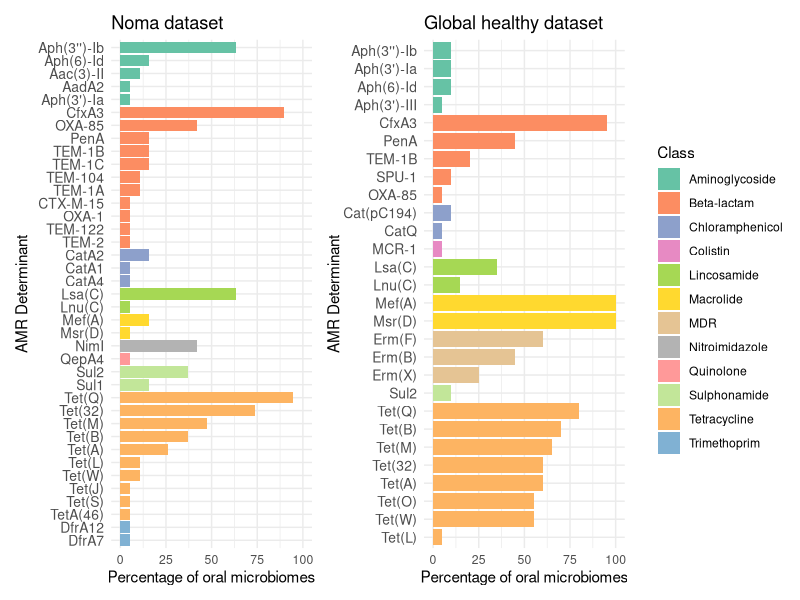
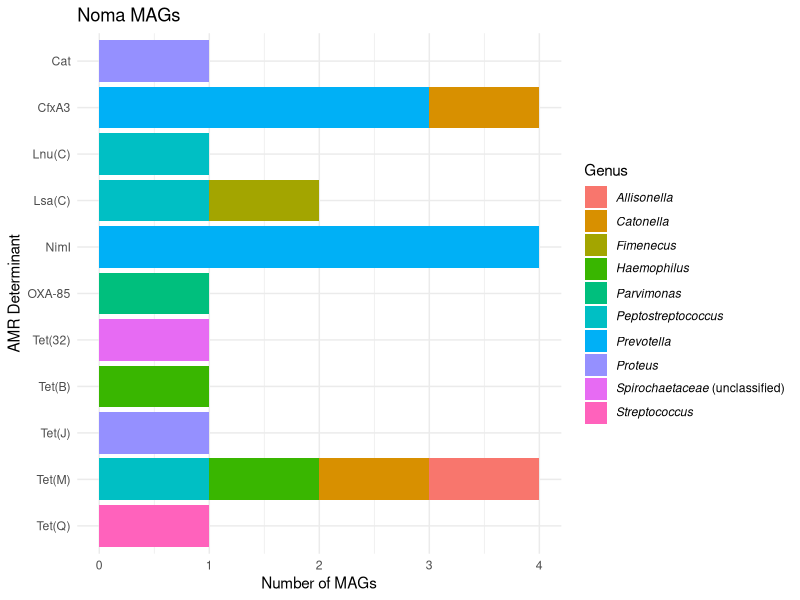

These figures' R source, in order:
# Noma Metagenomics: AMR - Figure 5
# By: Angus M. O'Ferrall
# Shotgun metagenomic analysis of the oral microbiomes of children with noma reveals a novel disease-associated organism
# Michael Olaleye, Angus M O’Ferrall, Richard N Goodman, Deogracia W Kabila, Miriam Peters, Gregoire Falq, Joseph Samuel, Donal Doyle, Diana Gomez, Gbemisola Oloruntuyi, Shafiu Isah, Adeniyi S Adetunji, Elise N Farley, Nicholas J Evans, Mark Sherlock, Adam P Roberts, Mohana Amirtharajah, Stuart Ainsworth

# Load packages
library(tidyverse)
library(ggplot2)
library(patchwork)
library(cowplot)

## Prepare the antibiotic class data Define the colour palette for antibiotic classes in plots

# Define the AMR classes and their associated genes
aminoglycoside = "Aac|Aad|Aph"
beta_lactam = "Cfx|CTX|OXA|Pen|SPU|TEM"
chloramphenicol = "Cat"
colistin = "MCR"
lincosamide = "Lnu|Lsa"
macrolide = "Mef|Msr"
MDR = "Erm"
nitroimidazole = "Nim"
quinolone = "Qep"
sulphonamide = "Sul"
tetracycline = "Tet"
trimethoprim = "Dfr"

# Define a consistent color palette for all antibiotic classes
class_colors <- c(
  "Aminoglycoside" = "#66c2a5",
  "Beta-lactam" = "#fc8d62",
  "Chloramphenicol" = "#8da0cb",
  "Colistin" = "#e78ac3",
  "Lincosamide" = "#a6d854",
  "Macrolide" = "#ffd92f",
  "MDR" = "#e5c494",
  "Nitroimidazole" = "#b3b3b3",
  "Quinolone" = "#ff9999",
  "Sulphonamide" = "#c2e699",
  "Tetracycline" = "#fdb462",
  "Trimethoprim" = "#80b1d3"
)

## Prepare the noma oral metagenome AMR data

# Import noma ARG data
ARGs <- read.csv("../data/ARGs_noma.csv", check.names = FALSE)

# Convert to present (1) or absent (0)
ARGs[, -1] <- apply(ARGs[, -1], 2, function(x) {
  ifelse(is.na(as.numeric(x)), 0, 1)
})

# Remove any columns in which there are no ARGs after transformations
ARGs <- ARGs[, colSums(ARGs != 0) > 0]

# Mutate the data to have Participant and ARG columns
ARGs_long <- ARGs %>%
  pivot_longer(
    cols = -Participant,  # All columns except 'Participant'
    names_to = "ARG",  # New column name for original column names
    values_to = "Presence"  # New column name for values (0 or 1)
  )

# filter for only relevant rows (where presence is 1)
ARGs_long <- ARGs_long %>%
  filter(Presence == 1) %>%  # Keep only rows where ARG is present (1)
  select(-Presence)          # Remove the Presence column

# print all unique AMR determinants in data set
(colnames(ARGs)[-1])

# Calculate the absolute abundance (counting only where Presence is 1) and label ARG classes
ARG_abundance <- ARGs_long %>%
  group_by(ARG) %>%                   # Group by ARG names
  summarise(Count = n(), .groups = "drop") %>%         # Count occurrences of each ARG
  # Label ARG classes for each determinant
  mutate(class = case_when(
    str_detect(ARG, aminoglycoside) ~ "Aminoglycoside",
    str_detect(ARG, beta_lactam) ~ "Beta-lactam",
    str_detect(ARG, chloramphenicol) ~ "Chloramphenicol",
    str_detect(ARG, lincosamide) ~ "Lincosamide",
    str_detect(ARG, macrolide) ~ "Macrolide",
    str_detect(ARG, nitroimidazole) ~ "Nitroimidazole",
    str_detect(ARG, quinolone) ~ "Quinolone",
    str_detect(ARG, sulphonamide) ~ "Sulphonamide",
    str_detect(ARG, tetracycline) ~ "Tetracycline",
    str_detect(ARG, trimethoprim) ~ "Trimethoprim",
    TRUE ~ NA_character_  # Set to NA for unmatched ARGs
  ))

# Add percentage (proportion)
ARG_abundance$Percentage <- (ARG_abundance$Count/19)*100

# Reorder ARGs for plotting: first by class, then by count (highest to lowest)
ARG_abundance <- ARG_abundance %>%
  arrange(class, desc(Count)) %>%  # Sort by class and then by count
  mutate(ARG = factor(ARG, levels = ARG))  # Reorder ARG factor levels

# Reverse the order of classes and ARGs for top-to-bottom plotting
ARG_abundance <- ARG_abundance %>%
  mutate(class = factor(class, levels = sort(unique(class)))) %>%
  mutate(ARG = factor(ARG, levels = rev(ARG[order(ARG_abundance$class, -ARG_abundance$Count)])))  # Reverse the order of ARGs within each class

## Prepare the global healthy oral metagenome AMR data

# Import healthy ARG data
ARGs_ctrls <- read.csv("../data/ARGs_ctrls.csv", check.names = FALSE)

# Convert to present (1) or absent (0)
ARGs_ctrls[, -1] <- apply(ARGs_ctrls[, -1], 2, function(x) {
  ifelse(is.na(as.numeric(x)), 0, 1)
})

# Remove any columns in which there are no ARGs after transformations
ARGs_ctrls <- ARGs_ctrls[, colSums(ARGs_ctrls != 0) > 0]

# Mutate the data to have Participant and ARG columns
ARGs_ctrls_long <- ARGs_ctrls %>%
  pivot_longer(
    cols = -Sample,  # All columns except 'Sample'
    names_to = "ARG",  # New column name for original column names
    values_to = "Presence"  # New column name for values (0 or 1)
  )

# filter for only relevant rows (where presence is 1)
ARGs_ctrls_long <- ARGs_ctrls_long %>%
  filter(Presence == 1) %>%  # Keep only rows where ARG is present (1)
  select(-Presence)          # Remove the Presence column

# print all unique AMR determinants in data set
(colnames(ARGs_ctrls)[-1])

# Calculate the absolute abundance (counting only where Presence is 1) and label ARG classes
ARG_ctrls_abundance <- ARGs_ctrls_long %>%
  group_by(ARG) %>%                   # Group by ARG names
  summarise(Count = n(), .groups = "drop") %>%         # Count occurrences of each ARG
  # Label ARG classes for each determinant
  mutate(class = case_when(
    str_detect(ARG, aminoglycoside) ~ "Aminoglycoside",
    str_detect(ARG, beta_lactam) ~ "Beta-lactam",
    str_detect(ARG, chloramphenicol) ~ "Chloramphenicol",
    str_detect(ARG, colistin) ~ "Colistin",
    str_detect(ARG, lincosamide) ~ "Lincosamide",
    str_detect(ARG, macrolide) ~ "Macrolide",
    str_detect(ARG, MDR) ~ "MDR",
    str_detect(ARG, sulphonamide) ~ "Sulphonamide",
    str_detect(ARG, tetracycline) ~ "Tetracycline",
    str_detect(ARG, trimethoprim) ~ "Trimethoprim",
    TRUE ~ NA_character_  # Set to NA for unmatched ARGs
  ))

# Add percentage (proportion)
ARG_ctrls_abundance$Percentage <- (ARG_ctrls_abundance$Count/20)*100

# Reorder ARGs for plotting: first by class, then by count (highest to lowest)
ARG_ctrls_abundance <- ARG_ctrls_abundance %>%
  arrange(class, desc(Count)) %>%  # Sort by class and then by count
  mutate(ARG = factor(ARG, levels = ARG))  # Reorder ARG factor levels

# Reverse the order of classes and ARGs for top-to-bottom plotting
ARG_ctrls_abundance <- ARG_ctrls_abundance %>%
  mutate(class = factor(class, levels = sort(unique(class)))) %>%
  mutate(ARG = factor(ARG, levels = rev(ARG[order(ARG_ctrls_abundance$class, -ARG_ctrls_abundance$Count)])))  # Reverse the order of ARGs within each class

## Generate metagenome plots

# Plot for Noma oral metagenome AMR (no legend)
AMR_plot <- ggplot(ARG_abundance, aes(y = ARG, x = Percentage, fill = class)) +
  geom_bar(stat = "identity") +
  labs(y = "AMR Determinant", x = "Percentage of oral microbiomes", title = "Noma dataset") +
  theme_minimal() +
  theme(
    axis.text.y = element_text(size = 10),
    legend.position = "none"  # Remove legend
  ) +
  scale_x_continuous(limits = c(0, 100)) +  # Ensure x-axis limit is 100
  scale_fill_manual(values = class_colors, drop = FALSE)

# Plot for Global healthy oral metagenome AMR (no legend)
AMR_ctrls_plot <- ggplot(ARG_ctrls_abundance, aes(y = ARG, x = Percentage, fill = class)) +
  geom_bar(stat = "identity") +
  labs(y = "AMR Determinant", x = "Percentage of oral microbiomes", title = "Global healthy dataset") +
  theme_minimal() +
  theme(
    axis.text.y = element_text(size = 10),
    legend.position = "none"  # Remove legend
  ) +
  scale_x_continuous(limits = c(0, 100)) +  # Ensure x-axis limit is 100
  scale_fill_manual(values = class_colors, drop = FALSE)

# Create a dummy plot for the legend only including all antibiotic classes in noma and healthy samples
legend_plot <- ggplot(data.frame(class = names(class_colors)), aes(x = 1, y = 1, fill = class)) +
  geom_bar(stat = "identity") +
  theme_void() +
  theme(legend.position = "right") +
  scale_fill_manual(values = class_colors, name = "Class", drop = FALSE)  # Set legend title to "Class"

# Extract only the legend from the dummy plot
legend <- cowplot::get_legend(legend_plot)

# Combine plots side by side with the legend to the right
combined_plot <- (AMR_plot | AMR_ctrls_plot) + 
  patchwork::plot_layout(guides = "collect") & theme(legend.position = "none")

# Add the legend to the combined plot
final_plot <- cowplot::plot_grid(combined_plot, legend, rel_widths = c(4, 1))

# Save the updated plot
ggsave("../imgs/Figure_5A.png", final_plot, height = 7, width = 10)

## Noma MAG AMR

# Import MAG-associated ARG data
MAG_AMR <- read.csv("../data/MAG_AMR.csv", check.names = FALSE)

# Reverse the order of AMR determinant variable for A-> Z plotting
MAG_AMR <- MAG_AMR %>%
  mutate(AMR_determinant = factor(AMR_determinant, levels = rev(sort(unique(AMR_determinant)))))

# Plot the AMR determinants in mid & high quality MAGs
MAG_AMR_plot <- ggplot(mapping = aes(x = AMR_determinant, fill = Genus), data = MAG_AMR) +
  geom_bar() +
  theme_minimal() +
  labs(x = "AMR Determinant", y = "Number of MAGs", title = "Noma MAGs") +
  coord_flip() +
  scale_fill_discrete(labels = function(x) {
    sapply(x, function(genus) {
      if (str_detect(genus, "\\(unclassified\\)$")) {
        genus_parts <- str_split_fixed(genus, " \\(unclassified\\)", 2)
        bquote(italic(.(genus_parts[1])) ~ "(unclassified)")
      } else {
        bquote(italic(.(genus)))
      }
    })
  })

# Save the plot
ggsave("../imgs/Figure_5B.png", plot = MAG_AMR_plot, width = 4.5, height = 4, dpi = 300)
